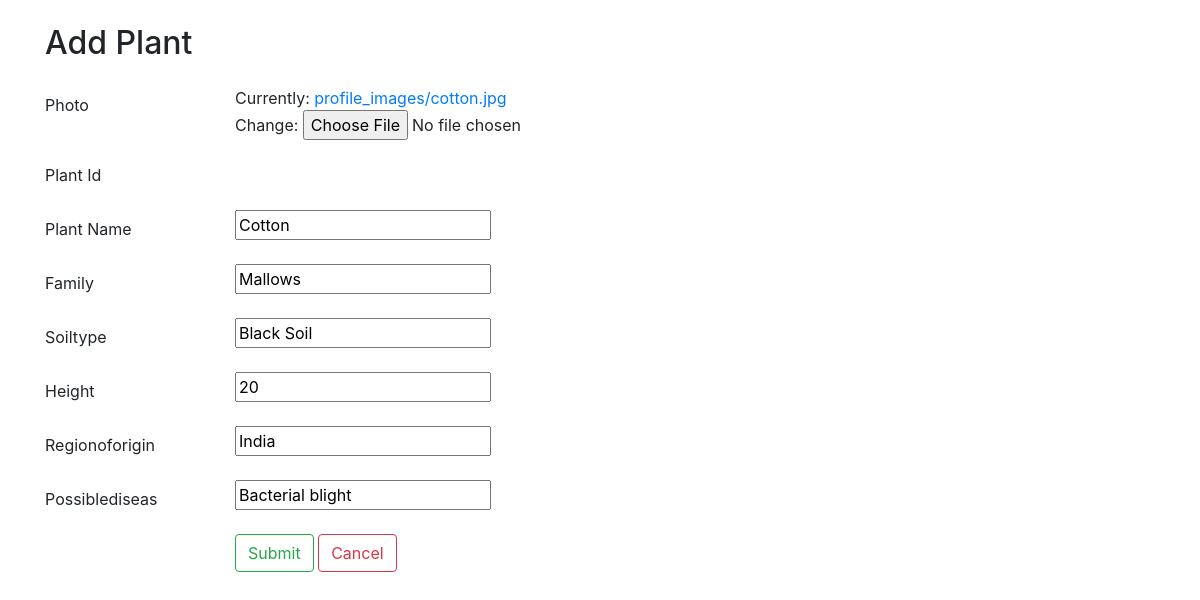
The page /edit/3 on the database its author committed.
### plantapp/models.py (models this page shows, shortened)
class Plant(models.Model):
    profile=models.ImageField(upload_to='profile_images/',null=True)
    pid=models.AutoField(primary_key=True)
    pname=models.CharField(max_length=50)
    pfamily=models.CharField(max_length=50,null=True)
    psoiltype=models.CharField(max_length=50,null=True)
    pheight=models.IntegerField()
    pror=models.CharField(max_length=50,null=True)
    possiblediseases=models.CharField(max_length=200)

### plantapp/views.py (the view)
# urls.py: path('edit/<int:pk>',views.editplant,name='editplant')
def editplant(request,pk):
    p1=get_object_or_404(Plant,pk=pk)
    if(request.method == 'POST'):
        form=Plantform(request.POST,instance=p1)
        if(form.is_valid):
            book1=form.save()
            return redirect(viewplant)
    else:
        form=Plantform(instance=p1)
        return render(request,'addplant.html', {'form':form})

### plantapp/forms.py
class Plantform(forms.ModelForm):
    class Meta:
        model=Plant
        fields=['profile','pid','pname','pfamily','psoiltype','pheight','pror','possiblediseases']

### plantapp/templates/addplant.html (shortened to what this page needs)
<!DOCTYPE html>
<html lang="en">
<head>
    <link rel="stylesheet" href="https://cdn.jsdelivr.net/npm/bootstrap@4.6.2/dist/css/bootstrap.min.css">
</head>
<body>
    <div class="container  mt-4">
        <h2 class="">Add Plant</h2>
        <form method="post" class="mt-4" enctype="multipart/form-data">
            <div class="form-group row">
                <label class="col-sm-2 col-form-label">Photo</label>
                <div class="col-sm-10">
                    {{ form.profile }}
                </div>
            </div>
            <div class="form-group row">
                <label class="col-sm-2 col-form-label">Plant Id</label>
                <div class="col-sm-10">
                </div>
            </div>
            <div class="form-group row">
                <label class="col-sm-2 col-form-label">Plant Name</label>
                <div class="col-sm-10">
                    {{ form.pname }}
                </div>
            </div>
            <div class="form-group row">
                <label class="col-sm-2 col-form-label">Family</label>
                <div class="col-sm-10">
                    {{ form.pfamily }}
                </div>
            </div>
            <div class="form-group row">
                <label class="col-sm-2 col-form-label">Soiltype</label>
                <div class="col-sm-10">
                    {{ form.psoiltype }}
                </div>
            </div>
            <div class="form-group row">
                <label class="col-sm-2 col-form-label">Height</label>
                <div class="col-sm-10">
                    {{ form.pheight }}
                </div>
            </div>
            <div class="form-group row">
                <label class="col-sm-2 col-form-label">Regionoforigin</label>
                <div class="col-sm-10">
                    {{ form.pror }}
                </div>
            </div>
            <div class="form-group row">
                <label class="col-sm-2 col-form-label">Possiblediseas</label>
                <div class="col-sm-10">
                    {{ form.possiblediseases }}
                </div>
            </div>
            <div class="form-group row">
                <div class="col-sm-10 offset-sm-2">
                    <button type="submit" class="btn btn-outline-success">Submit</button>
                    <a href="{% url 'viewplant' %}" class="btn btn-outline-danger">Cancel</a>
                </div>
            </div>
        </form>
    </div>
</body>
</html>

### rows shown on the page
Plant: pname "Cotton", pfamily "Mallows", psoiltype "Black Soil", pheight "20", pror "India", possiblediseases "Bacterial blight"
